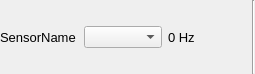
<?xml version="1.0" encoding="UTF-8"?>
<ui version="4.0">
 <class>FormInputStreamView</class>
 <widget class="QWidget" name="FormInputStreamView">
  <property name="geometry">
   <rect>
    <x>0</x>
    <y>0</y>
    <width>255</width>
    <height>74</height>
   </rect>
  </property>
  <property name="windowTitle">
   <string>Form</string>
  </property>
  <layout class="QHBoxLayout" name="horizontalLayout">
   <property name="leftMargin">
    <number>0</number>
   </property>
   <property name="topMargin">
    <number>0</number>
   </property>
   <property name="rightMargin">
    <number>0</number>
   </property>
   <property name="bottomMargin">
    <number>0</number>
   </property>
   <item>
    <widget class="QLabel" name="label_sensorName">
     <property name="font">
      <font>
       <pointsize>10</pointsize>
      </font>
     </property>
     <property name="text">
      <string>SensorName</string>
     </property>
    </widget>
   </item>
   <item>
    <widget class="QComboBox" name="comboBox_sourceType"/>
   </item>
   <item>
    <widget class="QLabel" name="label_frequency">
     <property name="font">
      <font>
       <pointsize>10</pointsize>
      </font>
     </property>
     <property name="text">
      <string>0 Hz</string>
     </property>
    </widget>
   </item>
   <item>
    <widget class="Line" name="line">
     <property name="orientation">
      <enum>Qt::Vertical</enum>
     </property>
    </widget>
   </item>
  </layout>
 </widget>
 <resources/>
 <connections/>
</ui>
